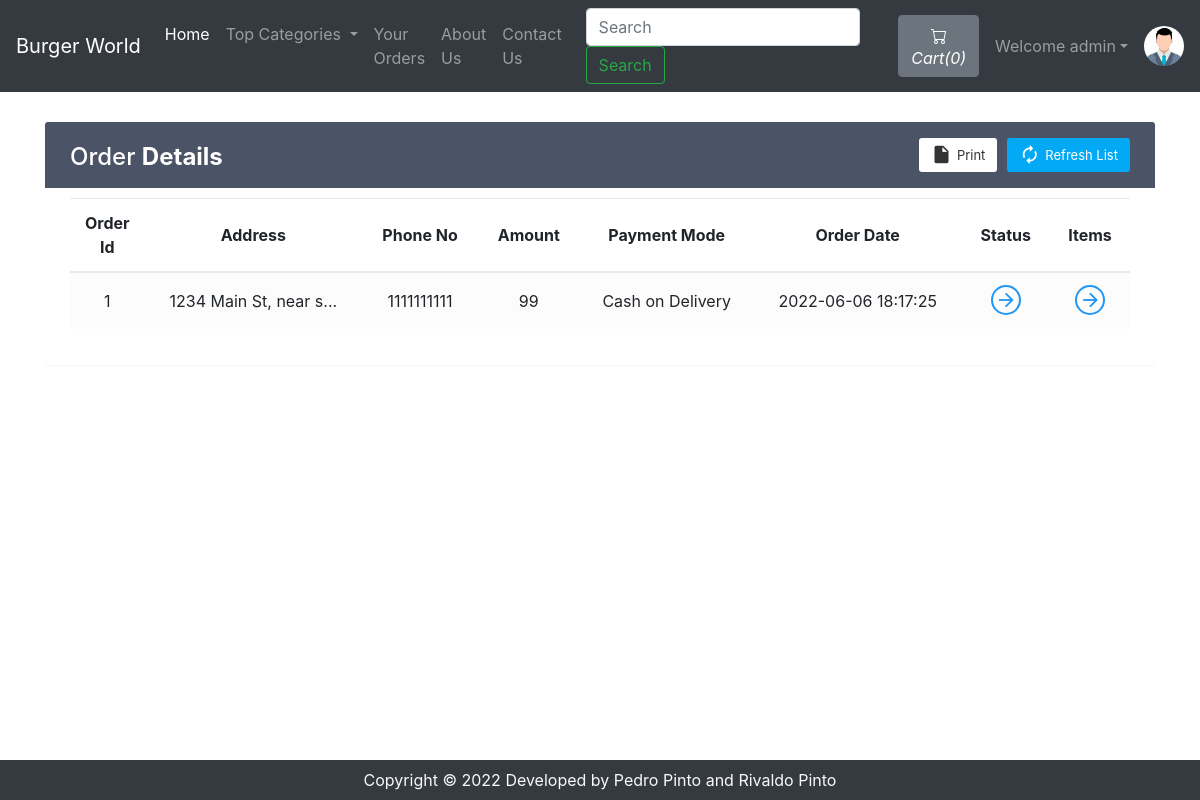
The page /viewOrder.php (signed in) on the database its author committed.
### tables this page shows
CREATE TABLE IF NOT EXISTS `sitedetail` (
  `tempId` int(11) NOT NULL AUTO_INCREMENT,
  `systemName` varchar(21) NOT NULL,
  `email` varchar(35) NOT NULL,
  `contact1` bigint(21) NOT NULL,
  `contact2` bigint(21) DEFAULT NULL COMMENT 'Optional',
  `address` text NOT NULL,
  `dateTime` datetime NOT NULL DEFAULT CURRENT_TIMESTAMP,
  PRIMARY KEY (`tempId`)
);

CREATE TABLE IF NOT EXISTS `orders` (
  `orderId` int(21) NOT NULL AUTO_INCREMENT,
  `userId` int(21) NOT NULL,
  `address` varchar(255) NOT NULL,
  `zipCode` int(21) NOT NULL,
  `phoneNo` bigint(21) NOT NULL,
  `amount` int(200) NOT NULL,
  `paymentMode` enum('0','1') NOT NULL DEFAULT '0' COMMENT '0=cash on delivery, \r\n1=online ',
  `orderStatus` enum('0','1','2','3','4','5','6') NOT NULL DEFAULT '0' COMMENT '0=Order Placed.\r\n1=Order Confirmed.\r\n2=Preparing your Order.\r\n3=Your order is on the way!\r\n4=Order Delivered.\r\n5=Order Denied.\r\n6=Order Cancelled.',
  `orderDate` datetime NOT NULL DEFAULT CURRENT_TIMESTAMP,
  PRIMARY KEY (`orderId`)
);

### viewOrder.php (the view, shortened to what this page needs)
<!doctype html>
<html lang="en">
<head>
    <link rel="stylesheet" href="https://stackpath.bootstrapcdn.com/bootstrap/4.5.0/css/bootstrap.min.css">
    <link rel="stylesheet" href="https://use.fontawesome.com/releases/v5.7.2/css/all.css">
</head>
<body>
    <?php include 'partials/_dbconnect.php';?>
    <?php include 'partials/_nav.php';?>
    <?php
    if($loggedin){
    ?>
    <div class="container">
        <div class="table-wrapper" id="empty">
            <div class="table-title">
                <div class="row">
                    <div class="col-sm-4">
                        <h2>Order <b>Details</b></h2>
                    </div>
                    <div class="col-sm-8">
                        <a href="" class="btn btn-primary"><i class="material-icons">&#xE863;</i> <span>Refresh List</span></a>
                        <a href="#" onclick="window.print()" class="btn btn-info"><i class="material-icons">&#xE24D;</i> <span>Print</span></a>
                    </div>
                </div>
            </div>
            <table class="table table-striped table-hover text-center">
                <thead>
                    <tr>
                        <th>Order Id</th>
                        <th>Address</th>
                        <th>Phone No</th>
                        <th>Amount</th>
                        <th>Payment Mode</th>
                        <th>Order Date</th>
                        <th>Status</th>
                        <th>Items</th>
                    </tr>
                </thead>
                <tbody>
                    <?php
                        $sql = "SELECT * FROM `orders` WHERE `userId`= $userId";
                        $result = mysqli_query($conn, $sql);
                        while($row = mysqli_fetch_assoc($result)){
                            $orderId = $row['orderId'];
                            $address = $row['address'];
                            $phoneNo = $row['phoneNo'];
                            $amount = $row['amount'];
                            $orderDate = $row['orderDate'];
                            $paymentMode = $row['paymentMode'];
                            if($paymentMode == 0) {
                                $paymentMode = "Cash on Delivery";
                            }
                            else {
                                $paymentMode = "Online";
                            }
                            echo '<tr>
                                    <td>' . $orderId . '</td>
                                    <td>' . substr($address, 0, 20) . '...</td>
                                    <td>' . $phoneNo . '</td>
                                    <td>' . $amount . '</td>
                                    <td>' . $paymentMode . '</td>
                                    <td>' . $orderDate . '</td>
                                    <td><a href="#" data-toggle="modal" data-target="#orderStatus' . $orderId . '" class="view"><i class="material-icons">&#xE5C8;</i></a></td>
                                    <td><a href="#" data-toggle="modal" data-target="#orderItem' . $orderId . '" class="view" title="View Details"><i class="material-icons">&#xE5C8;</i></a></td>
                                </tr>';
                        }
                            ?>
                </tbody>
            </table>
        </div>
    </div>
    <?php
    }
    else {
        echo '<div class="container" style="min-height : 610px;">
        <div class="alert alert-info my-3">
            <font style="font-size:22px"><center>Check your Order. You need to <strong><a class="alert-link" data-toggle="modal" data-target="#loginModal">Login</a></strong></center></font>
        </div></div>';
    }
    ?>
    <?php
    require 'partials/_footer.php';?>
  </body>
</html>

### partials/_nav.php (shortened to what this page needs)
<?php
if(isset($_SESSION['loggedin']) && $_SESSION['loggedin']==true){
  $loggedin= true;
  $userId = $_SESSION['userId'];
  $username = $_SESSION['username'];
}
else{
  $loggedin = false;
  $userId = 0;
}
$sql = "SELECT * FROM `sitedetail`";
$result = mysqli_query($conn, $sql);
$row = mysqli_fetch_assoc($result);
$systemName = $row['systemName'];
echo '<nav class="navbar navbar-expand-lg navbar-dark bg-dark">
      <a class="navbar-brand" href="index.php">'.$systemName.'</a>
      <button class="navbar-toggler" type="button" data-toggle="collapse" data-target="#navbarSupportedContent" aria-controls="navbarSupportedContent" aria-expanded="false" aria-label="Toggle navigation">
        <span class="navbar-toggler-icon"></span>
      </button>
      <div class="collapse navbar-collapse" id="navbarSupportedContent">
        <ul class="navbar-nav mr-auto">
          <li class="nav-item active">
            <a class="nav-link" href="index.php">Home <span class="sr-only">(current)</span></a>
          </li>
          <li class="nav-item dropdown">
            <a class="nav-link dropdown-toggle" href="#" id="navbarDropdown" role="button" data-toggle="dropdown" aria-haspopup="true" aria-expanded="false">
              Top Categories
            </a>
            <div class="dropdown-menu" aria-labelledby="navbarDropdown">';
            echo '</div>
          </li>
          <li class="nav-item">
            <a class="nav-link" href="viewOrder.php">Your Orders</a>
          </li>
          <li class="nav-item">
            <a class="nav-link" href="about.php">About Us</a>
          </li>
          <li class="nav-item">
            <a class="nav-link" href="contact.php">Contact Us</a>
          </li>
        </ul>
        <form method="get" action="/OnlineBurgerDelivery/search.php" class="form-inline my-2 my-lg-0 mx-3">
          <input class="form-control mr-sm-2" type="search" name="search" id="search" placeholder="Search" aria-label="Search" required>
          <button class="btn btn-outline-success my-2 my-sm-0" type="submit">Search</button>
        </form>';
        $countsql = "SELECT SUM(`itemQuantity`) FROM `viewcart` WHERE `userId`=$userId";
        $countresult = mysqli_query($conn, $countsql);
        $countrow = mysqli_fetch_assoc($countresult);
        $count = $countrow['SUM(`itemQuantity`)'];
        if(!$count) {
          $count = 0;
        }
        echo '<a href="viewCart.php"><button type="button" class="btn btn-secondary mx-2" title="MyCart">
          <svg xmlns="img/cart.svg" width="16" height="16" fill="currentColor" class="bi bi-cart" viewBox="0 0 16 16">
            <path d="M0 1.5A.5.5 0 0 1 .5 1H2a.5.5 0 0 1 .485.379L2.89 3H14.5a.5.5 0 0 1 .491.592l-1.5 8A.5.5 0 0 1 13 12H4a.5.5 0 0 1-.491-.408L2.01 3.607 1.61 2H.5a.5.5 0 0 1-.5-.5zM3.102 4l1.313 7h8.17l1.313-7H3.102zM5 12a2 2 0 1 0 0 4 2 2 0 0 0 0-4zm7 0a2 2 0 1 0 0 4 2 2 0 0 0 0-4zm-7 1a1 1 0 1 1 0 2 1 1 0 0 1 0-2zm7 0a1 1 0 1 1 0 2 1 1 0 0 1 0-2z"/>
          </svg>
          <i class="bi bi-cart">Cart(' .$count. ')</i>
        </button></a>';
        if($loggedin){
          echo '<ul class="navbar-nav mr-2">
            <li class="nav-item dropdown">
              <a class="nav-link dropdown-toggle" href="#" id="navbarDropdown" role="button" data-toggle="dropdown"> Welcome ' .$username. '</a>
              <div class="dropdown-menu" aria-labelledby="navbarDropdown">
                <a class="dropdown-item" href="partials/_logout.php">Logout</a>
              </div>
            </li>
          </ul>
          <div class="text-center image-size-small position-relative">
            <a href="viewProfile.php"><img src="img/person-' .$userId. '.jpg" class="rounded-circle" onError="this.src = \'img/profilePic.jpg\'" style="width:40px; height:40px"></a>
          </div>';
        }
        else {
          echo '
          <button type="button" class="btn btn-success mx-2"  data-toggle="modal" data-target="#loginModal">Login</button>
          <button type="button" class="btn btn-success mx-2"  data-toggle="modal" data-target="#signupModal">SignUp</button>';
        }
  echo '</div>
    </nav>';
?>

### viewOrder.php (style rules this page uses)
.table-wrapper { background: #fff; padding: 20px 25px; margin: 30px auto; border-radius: 3px; box-shadow: 0 1px 1px rgba(0,0,0,.05); }
.table-wrapper .btn { float: right; color: #333; background-color: #fff; border-radius: 3px; border: none; outline: none !important; margin-left: 10px; }
.table-wrapper .btn.btn-primary { color: #fff; background: #03A9F4; }
.table-title .btn { font-size: 13px; border: none; }
.table-title .btn i { float: left; font-size: 21px; margin-right: 5px; }
.table-title .btn span { float: left; margin-top: 2px; }
.table-title { color: #fff; background: #4b5366; padding: 16px 25px; margin: -20px -25px 10px; border-radius: 3px 3px 0 0; }
.table-title h2 { margin: 5px 0 0; font-size: 24px; }
table.table tr th, table.table tr td { border-color: #e9e9e9; padding: 12px 15px; vertical-align: middle; }
table.table tr th:first-child { width: 60px; }
table.table tr th:last-child { width: 80px; }
table.table-striped tbody tr:nth-of-type(odd) { background-color: #fcfcfc; }
table.table td a { font-weight: bold; color: #566787; display: inline-block; text-decoration: none; }
table.table td a.view { width: 30px; height: 30px; color: #2196F3; border: 2px solid; border-radius: 30px; text-align: center; }
table.table td a.view i { font-size: 22px; margin: 2px 0 0 1px; }
table { counter-reset: section; }

### rows shown on the page
sitedetail: systemName "Burger World"
orders: orderId "1", address "1234 Main St, near s", phoneNo "1111111111", amount "99", paymentMode "Cash on Delivery", orderDate "2022-06-06 18:17:25"

### other values the page prints
$count "0"
$username "admin"
